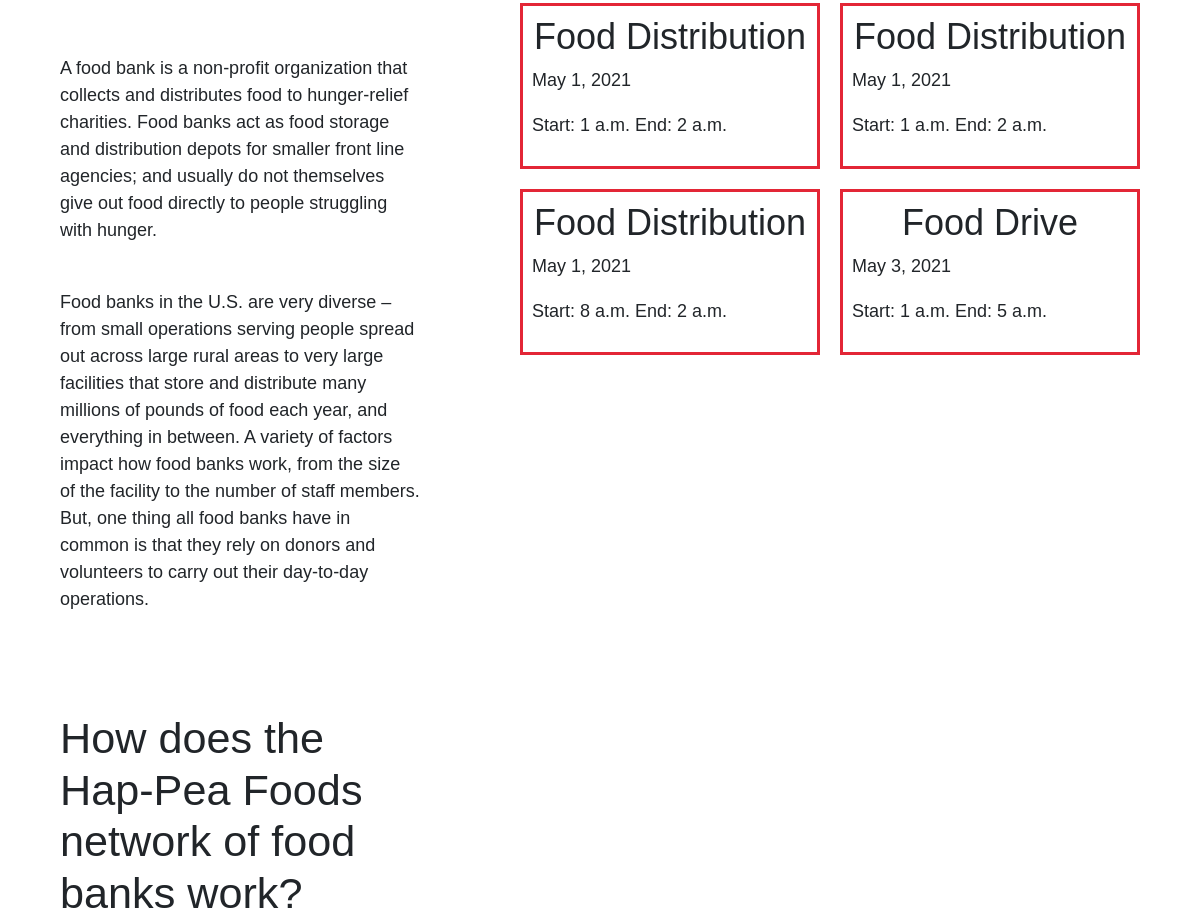
/ (middle part), run on an earlier commit of the app's database.
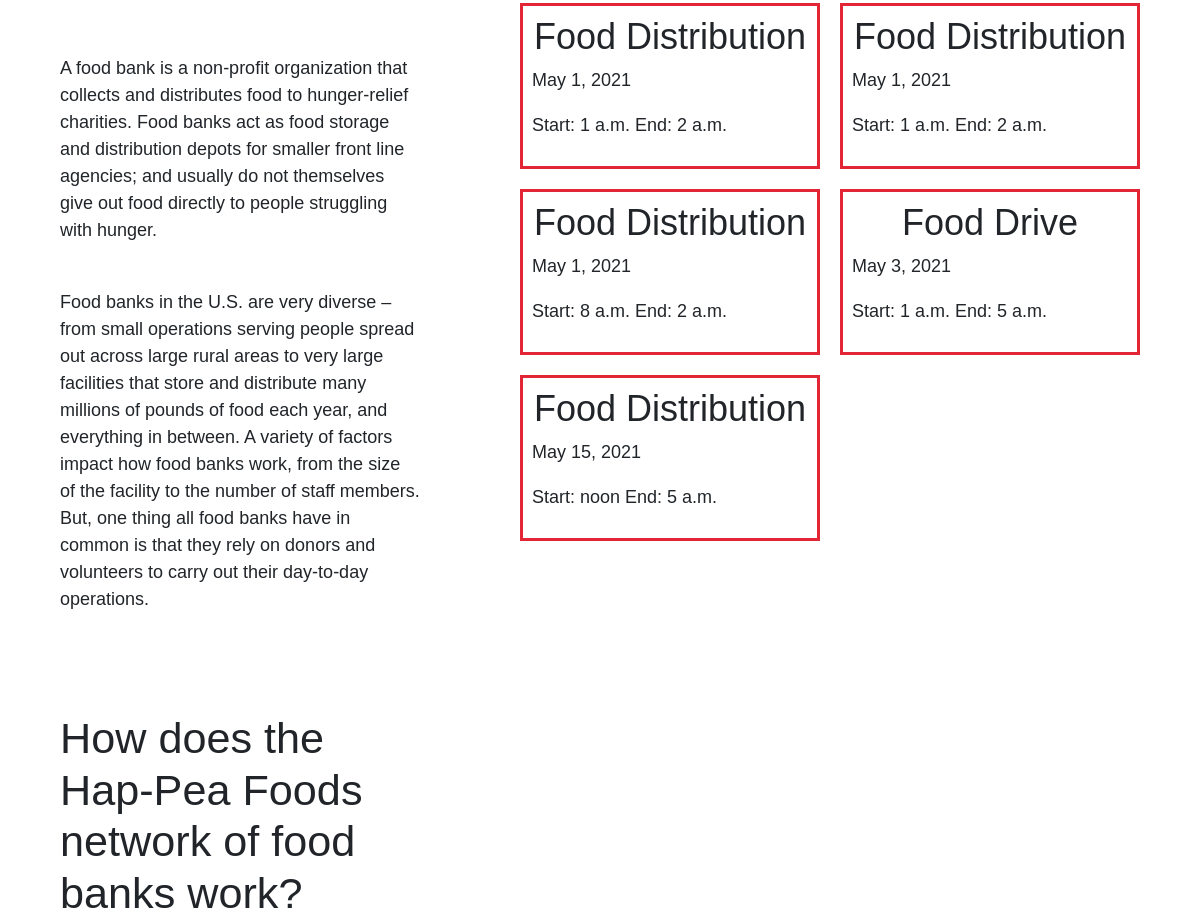
And on a later commit of the database.
### events/models.py (models this page shows, shortened)
class Event(models.Model):
    eventTitle = models.CharField(max_length=25,verbose_name='Title of Event',)
    eventDate = models.DateField(verbose_name='Date of Event',)
    startTime = models.TimeField(verbose_name='Start Time (hh:mm)')
    endTime = models.TimeField(verbose_name='End Time (hh:mm)')
    address = models.CharField(max_length=25,)
    city = models.CharField(max_length=25,)
    state = models.CharField(max_length=25,)
    zip = models.CharField(max_length=5,)

### hap_pea_foods/views.py (the view)
# urls.py: url('', views.homepage, name="home"),
def homepage(request):
    today = datetime.date.today()
    event_list = []
    raw_list = Event.objects.all().order_by('eventDate')
    for event in raw_list:
        if event.eventDate >= today:
            event_list.append(event)
    return render(request, 'homepage.html', {'event_list':event_list})

### templates/homepage.html (shortened to what this page needs)
{% extends 'base_layout.html' %}
{% block content %}
{% load static %}
  <div class="l_containter">
    <div class="column">
      <div class="leftblock">
        <p>A food bank is a non-profit organization that collects and distributes food to hunger-relief charities. Food banks act as food storage and distribution depots for smaller front line agencies; and usually do not themselves give out food directly to people struggling with hunger.</p>
        <br/>
        <p>Food banks in the U.S. are very diverse – from small operations serving people spread out across large rural areas to very large facilities that store and distribute many millions of pounds of food each year, and everything in between. A variety of factors impact how food banks work, from the size of the facility to the number of staff members.  But, one thing all food banks have in common is that they rely on donors and volunteers to carry out their day-to-day operations. </p>
        <h1>How does the Hap-Pea Foods network of food banks work?</h1>
      </div>
      <div class="home-calendar">
        <div class="events-grid" style="margin-top: 20px; display: grid; grid-template-columns: 300px 300px; grid-gap: 20px;">
          {% for event in event_list %}
            <div class="event" style="border: 3px solid #E32636; padding: 3%;">
              <h2 class="text-center">{{event.eventTitle}}</h2>
              <p>{{event.eventDate}}</p>
              <p> Start: {{event.startTime}} End: {{event.endTime}}</p>
            </div>
          {% endfor %}
        </div>
      </div>
    </div>
  </div>
{% endblock %}

What changed in the data, as far as the page shows it:
added Event: eventTitle "Food Distribution", eventDate "May 15, 2021", startTime "noon", endTime "5 a.m."
